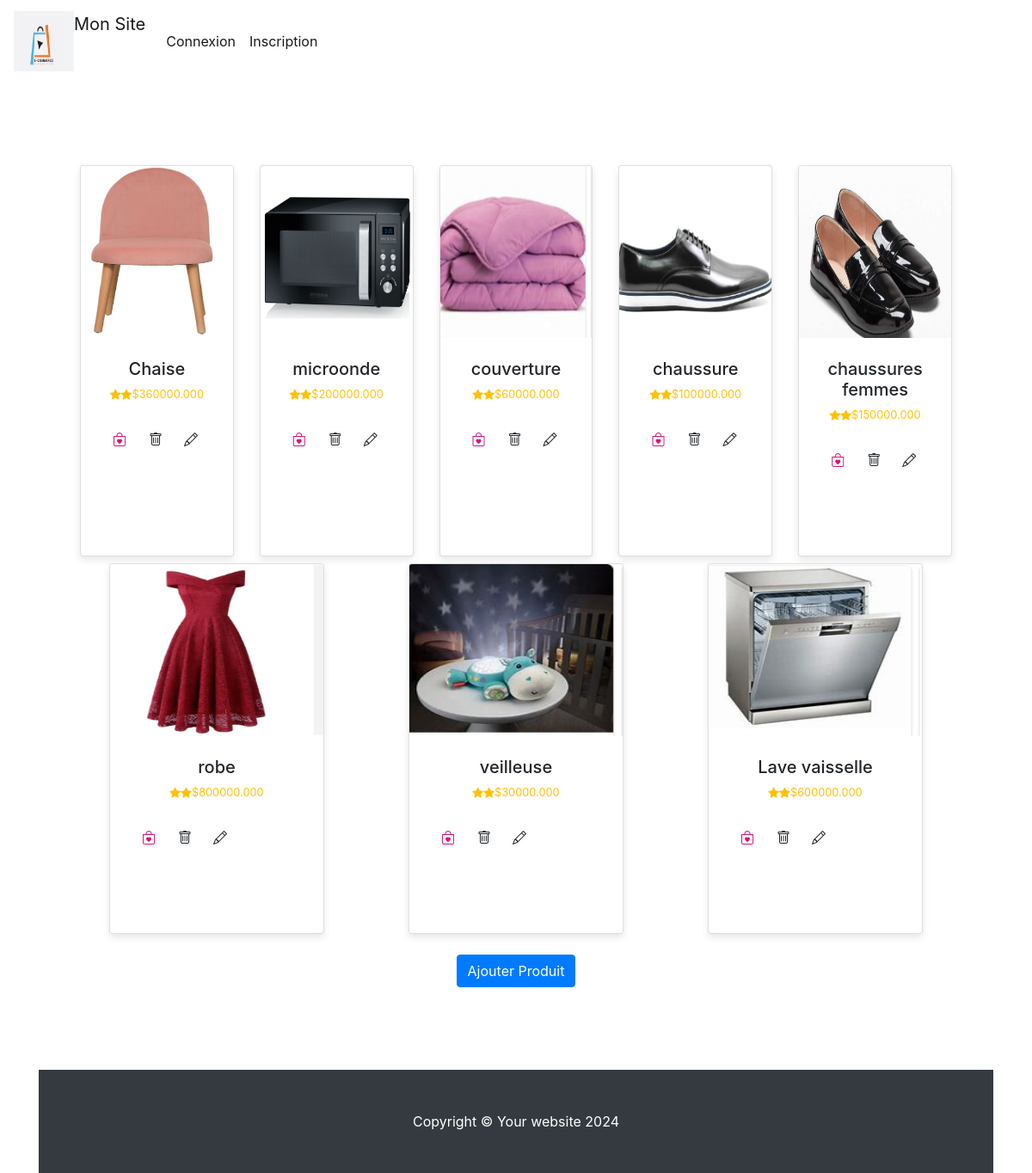
The page /magasin/magasin/mesProduits.html on the database its author committed.
### magasin/models.py (models this page shows, shortened)
class Produit(models.Model):
    TYPE_CHOICES=[('fr','Frais'), ('cs', 'Conserve'),('em', 'emballé')]
    libelle=models.CharField(max_length=255)
    description=models.TextField()
    prix=models.DecimalField(max_digits=10,decimal_places=3,default=0.000)
    type=models.CharField(max_length=2,choices= TYPE_CHOICES,default='em')
    Img=models.ImageField(blank=True, upload_to='media/')
    categorie = models.ForeignKey(Categorie, on_delete=models.CASCADE, null=True)
    fournisseur = models.ForeignKey(Fournisseur, on_delete=models.CASCADE, null=True)

### magasin/views.py (the view)
# urls.py: path('magasin/mesProduits.html', views.index, name='index'),
def index(request):
    template = loader.get_template('magasin/mesProduits.html')
    products = Produit.objects.all()
    context = {'products': products}
    return render(request,'magasin/mesProduits.html', context)

### magasin/templates/magasin/mesProduits.html (shortened to what this page needs)
{% extends 'magasin/base.html' %}
{%  load static %}
    {% block body %}
    <section class="py-5">
        <div class="container px-4 px-lg-5 my-5">
            <div class="row gx-1 gx-lg-4 row-cols-2 row-cols-md-3 row-cols-xl-4 justify-content-center">
                {% for product in products %}
                <div class="col mb-2">
                    <div class="card h-100 clickable-card">
                        <img class="card-img-top" src="{{ product.Img.url }}" alt="Card image cap" >
                        <div class="card-body p-4">
                            <div class="text-center">
                                <h5 class="fw-bolder">{{ product.libelle }}</h5>
                                <div class="d-flex justify-content-center small text-warning mb-2">
                                    <div class="bi-star-fill"></div>
                                    <div class="bi-star-fill"></div>
                                    <p>${{ product.prix }}</p>
                                </div>
                            </div>
                            <div class="btn-group" role="group" aria-label="Actions">
                                <form action="{% url 'add_to_cart' product.id %}" method="post">
                                    <button type="submit" class="btn btn-transparent font-weight-bold"><i class="bi bi-bag-heart text-pink"></i></button>
                                </form>
                                <form method="post" action="{% url 'delete_produit' produit_id=product.id %}">
                                    <button type="submit" class="btn btn-transparent font-weight-bold"><i class="bi bi-trash"></i></button>
                                </form>
                                <a href="{% url 'update_produit' produit_id=product.id %}" class="btn btn-transparent font-weight-bold"><i class="bi bi-pencil"></i></a>
                            </div>
                        </div>
                        <div class="card-footer p-4 pt-0 border-top-0 bg-transparent">
                        </div>
                    </div>
                </div>
                {% endfor %}
            </div>
            <div class="text-center mt-3">
                <a href="{% url 'indajout' %}" class="btn btn-primary">Ajouter Produit</a>
            </div>
        </div>
    </section>
    <footer class="py-5 log bg-dark">
        <div class="container">
            <p class="m-0 text-center text-white">Copyright &copy; Your website 2024</p>
        </div>
    </footer>
{% endblock %}

### magasin/templates/magasin/base.html (shortened to what this page needs)
{% load static %}
<!DOCTYPE html>
<html>
<head>
    <link rel="stylesheet" href="{% static 'css/base.css' %}">
    <link rel="stylesheet" href="https://stackpath.bootstrapcdn.com/bootstrap/4.3.1/css/bootstrap.min.css">
    <link href="https://cdn.jsdelivr.net/npm/bootstrap-icons@1.8.1/font/bootstrap-icons.css" rel="stylesheet">
</head>
<body>
    <nav class="navbar navbar-expand-lg navbar-light bg-beige">
        <a class="navbar-brand" href="#"><img src="{% static 'images/logo.png' %}" alt="Logo" width="70" height="70" class="d-inline-block align-top">Mon Site</a>
        <div class="collapse navbar-collapse" id="navbarNav">
            <ul class="navbar-nav">
                {% if user.is_authenticated %}
                <li class="nav-item active">
                    <a class="nav-link" href="{% url 'index' %}">MesProduits <span class="sr-only">(current)</span></a>
                </li>
                <li class="nav-item active">
                    <a class="nav-link" href="{% url 'fournisseur' %}">MesFournisseurs <span class="sr-only">(current)</span></a>
                </li>
                <li class="nav-item active">
                    <a class="nav-link" href="{% url 'commande' %}">MesCommandes <span class="sr-only">(current)</span></a>
                </li>
                <li class="nav-item active">
                    <a class="nav-link" href="{% url 'admin:index' %}">Administration<span class="sr-only">(current)</span></a>
                </li>
                <li class="nav-item active">
                    <a class="nav-link" href="{% url 'vitrineindex' %}">Vitrine<span class="sr-only">(current)</span></a>
                </li>
                    <li class="nav-item active">
                    <a class="nav-link" href="#">{{user}},</a>
                    </li>
                    <li class="nav-item active">
                    <a class="nav-link" href="{% url 'logout' %}">Déconnexion</a>
                    </li>
                    <li class="nav-item active">
                        <a class="nav-link" href="{% url 'cart' %}">Cart</a>
                        </li>
                                <li class="nav-item active">
                                    <a class="nav-link" href="{% url 'plot_exampletwo' %}">Chart</a>
                                    </li>
                            <li class="nav-item active">
                                <a class="nav-link" href="{% url 'home' %}">home</a>
                                </li>
                    {% else %}
<li class="nav-item active">
<a class="nav-link" href="{% url 'login' %}">Connexion</a>
</li>
<li class="nav-item active">
<a class="nav-link" href="{% url 'register' %}">Inscription</a>
</li>
{% endif %}
            </ul>
        </div>
    </nav>
    <div class="container">
	{% block body %} {% endblock %}
    </div>
</body>
</html>

### magasin/static/css/base.css (style rules this page uses)
body { background-color: #f8f9fa; }
body { margin-top: 20px; background: #ddd; }
.text-pink { color: rgb(211, 24, 118); }
.card { max-width: 250px; margin: 0 auto; margin-bottom: 20px; box-shadow: 0 4px 8px rgba(0, 0, 0, 0.1); transition: box-shadow 0.3s; }
.card-img-top { height: 200px; }

### rows shown on the page
Produit: Img (picture), libelle "Chaise", prix "360000.000"
Produit: Img (picture), libelle "microonde", prix "200000.000"
Produit: Img (picture), libelle "couverture", prix "60000.000"
Produit: Img (picture), libelle "chaussure", prix "100000.000"
Produit: Img (picture), libelle "chaussures femmes", prix "150000.000"
Produit: Img (picture), libelle "robe", prix "800000.000"
Produit: Img (picture), libelle "veilleuse", prix "30000.000"
Produit: Img (picture), libelle "Lave vaisselle", prix "600000.000"
